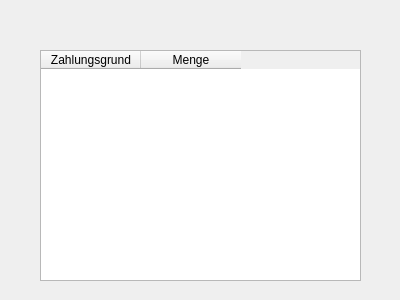
<?xml version="1.0" encoding="UTF-8"?>
<ui version="4.0">
 <class>payments</class>
 <widget class="QDialog" name="payments">
  <property name="geometry">
   <rect>
    <x>0</x>
    <y>0</y>
    <width>400</width>
    <height>300</height>
   </rect>
  </property>
  <property name="windowTitle">
   <string>Dialog</string>
  </property>
  <widget class="QTableWidget" name="tableWidget">
   <property name="geometry">
    <rect>
     <x>40</x>
     <y>50</y>
     <width>321</width>
     <height>231</height>
    </rect>
   </property>
   <column>
    <property name="text">
     <string>Zahlungsgrund</string>
    </property>
   </column>
   <column>
    <property name="text">
     <string>Menge</string>
    </property>
   </column>
  </widget>
 </widget>
 <resources/>
 <connections/>
</ui>
